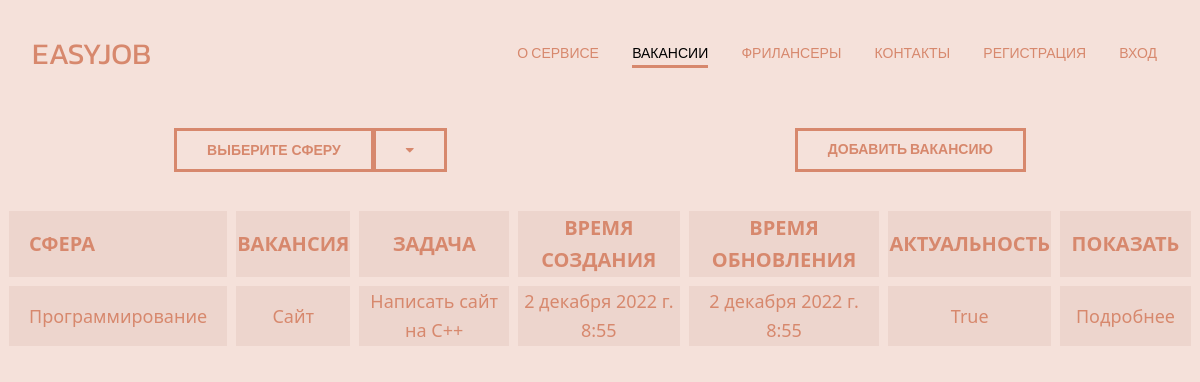
The page /vakancii/3/ on the database its author committed.
### app1/models.py (models this page shows, shortened)
class Vakancii(models.Model):
    title_vakancii = models.CharField(max_length=255, verbose_name='Наименование вакансии')
    rabotodat = models.ForeignKey('Rabotodateli', on_delete=models.PROTECT)
    sphere = models.ForeignKey('Spheres', on_delete=models.PROTECT)
    about_vakancii = models.TextField(blank=True, verbose_name='О вакансии')
    time_create = models.DateTimeField(auto_now_add=True, verbose_name='Создана')
    time_update = models.DateTimeField(auto_now=True, verbose_name='Обновлена')
    is_published = models.BooleanField(default=True, verbose_name='Актуальность')
    class Meta:
        verbose_name = 'Вакансии'
        verbose_name_plural = 'Вакансии'
        ordering = ['sphere', 'time_create']

class Spheres(models.Model):
    SPHERE_CHOICES = [
        ('Дизайн', 'D'),
        ('Маркетинг', 'M'),
        ('Программирование', 'P'),
    ]
    name_sphere = models.CharField(max_length=30, choices=SPHERE_CHOICES, default='D')
    def __str__(self):
        return self.name_sphere
    class Meta:
        verbose_name = 'Cферы'
        verbose_name_plural = 'Cферы'
        ordering = ['name_sphere']  # сортировка

### app1/views.py (the view)
# urls.py: path('vakancii/<int:sphere_id>/', show_sphere, name='sphere_id'),
def show_sphere(request, sphere_id):
    bd_vakancii = Vakancii.objects.filter(sphere_id=sphere_id)  # фильтр по сферам
    bd_spheres = Spheres.objects.all()
    context = {
        'bd_vakancii': bd_vakancii,
        'bd_spheres': bd_spheres,
        'title': 'Отображение по сферам',
        'sphere_selected': sphere_id,
    }
    return render(request, 'app1/vakancii.html', context)

### app1/templates/app1/vakancii.html (shortened to what this page needs)
{% load static %}
<!DOCTYPE html>
<html lang="en">
<head>
    <link type="text/css" href="{% static 'app1/css/style.css' %}" rel="stylesheet"/>
    <link rel="stylesheet" href="https://cdnjs.cloudflare.com/ajax/libs/font-awesome/4.7.0/css/font-awesome.min.css">
</head>
<body>
<header class="header">
    <div class="header_inner">
        <div class="logo">EASYJOB</div>
        <nav class="nav">
            <a class="nav_link" href="{% url 'index' %}">О сервисе</a>
            <a class="nav_link active" href="#">Вакансии</a>
            <a class="nav_link" href="{% url 'freelancer' %}">Фрилансеры</a>
            <a class="nav_link" href="{% url 'contact' %}">Контакты</a>
            <a class="nav_link" href="{% url 'registr' %}">Регистрация</a>
            <a class="nav_link" href="#">Вход</a>
        </nav>
    </div>
</header>
<div class="container">
    <div class="section_header">кнопки</div>
    <div class="section_header">кнопки</div>
    <div class="knopki">
        <div class="knopki_right">
            <div class="dropdown">
                <button class="btn_down">Выберите сферу</button>
            </div>
            <div class="dropdown">
                <button class="btn_down" style="border-left:2px solid #d7886d">
                    <i class="fa fa-caret-down"></i>
                </button>
            </div>
        </div>
        <div class="knopki_right"><a class="btn" href="{% url 'addvacancii' %}">Добавить вакансию</a></div>
    </div>
</div>
<div class="container">
    <div class="ttable">
        <div class="section_text">
            <table border="1">
                <tr>
                    <td>
                        <div class="t_shapka">Сфера</div>
                    </td>
                    <td>
                        <div class="t_shapka">Вакансия</div>
                    </td>
                    <td>
                        <div class="t_shapka">Задача</div>
                    </td>
                    <td>
                        <div class="t_shapka">Время создания</div>
                    </td>
                    <td>
                        <div class="t_shapka">Время обновления</div>
                    </td>
                    <td>
                        <div class="t_shapka">Актуальность</div>
                    </td>
                    <td>
                        <div class="t_shapka">Показать</div>
                    </td>
                </tr>
                {% for el in bd_vakancii %}
                <tr>
                    <td>
                        <div class="t_item">{{ el.sphere }}</div>
                    </td>
                    <td>
                        <div class="t_item">{{ el.title_vakancii }}</div>
                    </td>
                    <td>
                        <div class="t_item">{{ el.about_vakancii }}</div>
                    </td>
                    <td>
                        <div class="t_item">{{ el.time_create }}</div>
                    </td>
                    <td>
                        <div class="t_item">{{ el.time_update }}</div>
                    </td>
                    <td>
                        <div class="t_item">{{ el.is_published }}</div>
                    </td>
                    <td>
                        <div class="t_item"><a class="nav_link" href="#">Подробнее</a></div>
                    </td>
                </tr>
                {% endfor %}
            </table>
        </div>
    </div>
</div>
</body>
</html>

### app1/static/app1/css/style.css (style rules this page uses)
body { margin: 0; font-family: 'Kanit', sans-serif; font-size: 15px; color: rgb(3, 2, 2); line-height: 1.6; background: #f5e1da; }
*, *:before, *::after { box-sizing: border-box; }
.container { width: 100%; max-width: 1200px; height: 100%; margin: 0 auto 30px; }
.logo { font-size: 30px; color: #d7886d; }
.header { position: fixed; padding: 30px; width: 100%; top: 0; left: 2px; right: 2px; z-index: 1000; flex: 0; background: #f5e1da; }
.header_inner { display: flex; justify-content: space-between; align-items: center; }
.nav { font-size: 14px; text-transform: uppercase; }
.nav_link { display: inline-block; vertical-align: top; position: relative; margin: 0 15px; color: #d7886d; text-decoration: none; transition: color .2s linear; }
.nav_link::after { content: ""; display: block; width: 100%; height: 3px; background-color: #d7886d; opacity: 0; position: absolute; top: 100%; left: 0; z-index: 1; transition: opacity .1s linear; }
.nav_link:hover:after, .nav_link.active:after { opacity: 1; }
.nav_link.active { color:black; }
.btn { display: inline-block; vertical-align: top; padding: 8px 30px; border: 3px solid #d7886d; color: #d7886d; text-transform: uppercase; font-size: 14px; font-weight: 700; text-decoration: none; text-align: center; transition: background .1s linear, color .1s linear; }
.section_header { width: 100%; max-width: 950px; margin: 0 auto 40px; font-family: 'Montserrat'; font-style: italic; text-align: center; }
.section_text { font-size: 15px; color: #333; }
.ttable { background-color: #f5e1da; }
.t_shapka { font-weight: bold; font-size: 20px; color: #d7886d; font-family: 'Segoe UI'; text-transform: uppercase; }
.t_item { font-size: 18px; color: #d7886d; font-family: 'Segoe UI'; font-weight: 500; }
table { font-family: "Lucida Sans Unicode", "Lucida Grande", Sans-Serif; font-size: 14px; color: white; border-radius: 10px; border-spacing: 9px; border: none; text-align: center; }
th, td:first-child { background: #edd5cd; color: #f6cdcd; padding: 10px 20px; border-color: white; border-spacing: 9px; }
th, td { border-style: solid; border-width: 0 1px 1px 0; border: none; border-spacing: 9px; }
td { background: #edd5cd; }
th:first-child, td:first-child { text-align: left; }
.knopki { display: flex; margin: 0px; }
.btn_down { background-color: #f5e1da; color: #d7886d; padding: 8px 30px; font-size: 14px; border: 3px solid #d7886d; text-transform: uppercase; font-weight: 700; transition: background .1s linear, color .1s linear; margin: 0 auto; }
.dropdown { display: flex; }
.knopki_right { display: flex; margin: 0 auto; }

### rows shown on the page
Vakancii: sphere "Программирование", title_vakancii "Сайт", about_vakancii "Написать сайт на С++", time_create "2 декабря 2022 г. 8:55", time_update "2 декабря 2022 г. 8:55", is_published "True"
